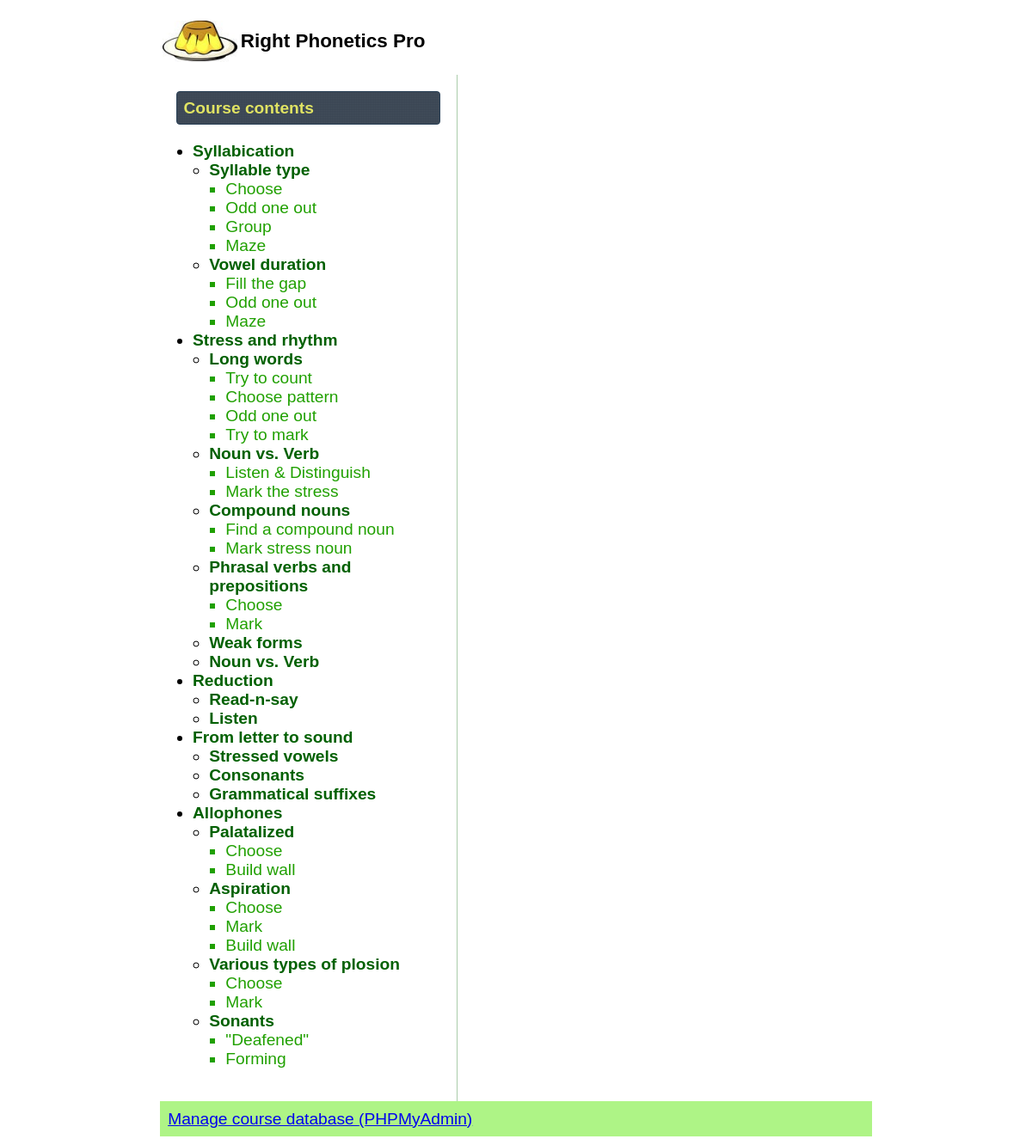
The app's page /course.php, older data.
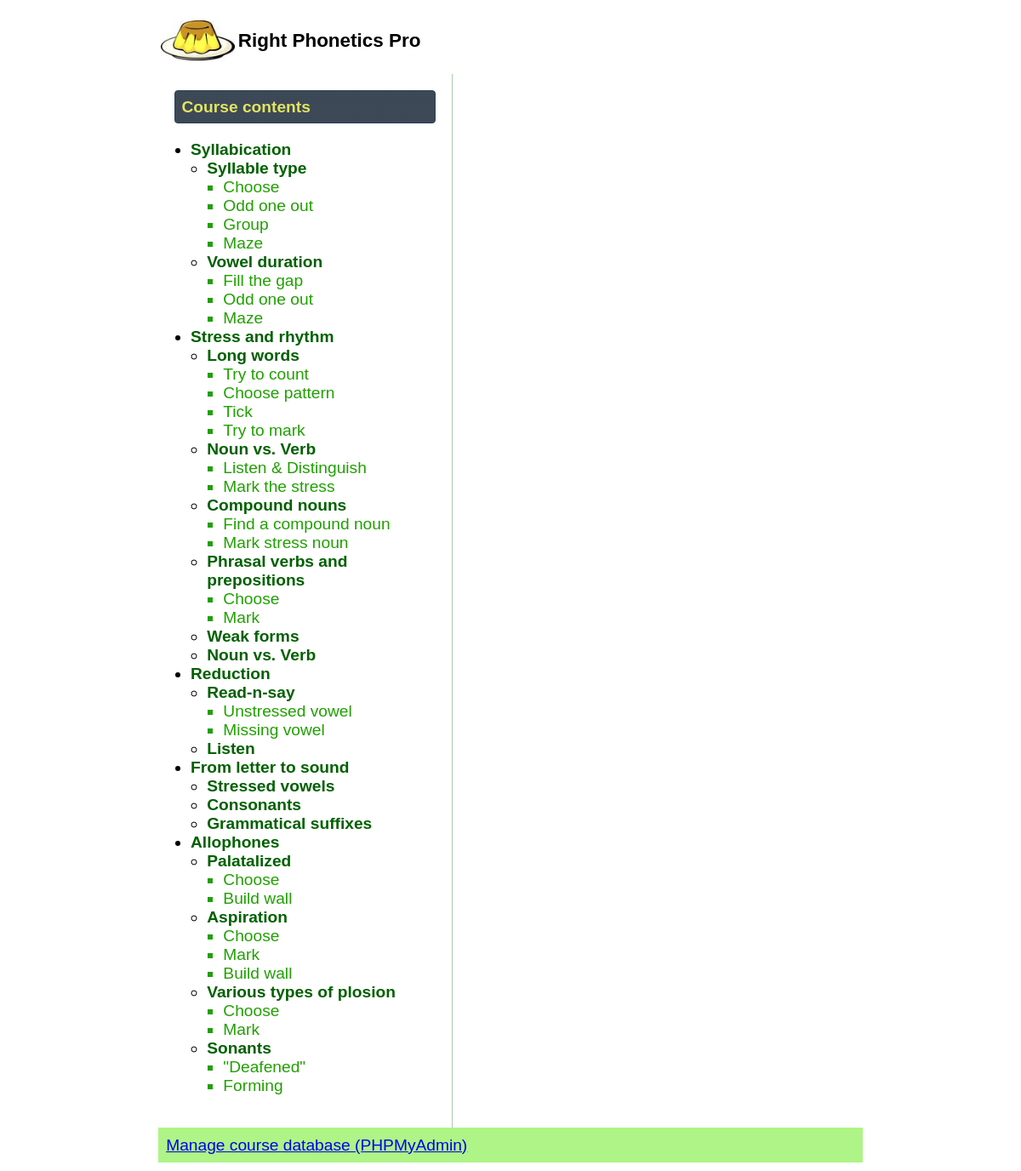
The same page, newer data.
### tables this page shows
create table `exercises`(`id_unit` int, `id_lesson` int, `id_exercise` int, `id_type` int, `name_exercise` varchar(64), `description` varchar(128), `name_internal` varchar(64), primary key(`id_unit`, `id_lesson`, `id_exercise`));

### db_routines.php (called while the page is built, shortened)
<?php
	function GetExercises($unit, $lesson)
	{
		$stmt = 'SELECT * FROM `exercises` WHERE `id_unit`=' . $unit . ' AND `id_lesson`=' . $lesson . ';';
		$res = mysql_query($stmt);
		$items = array();
		while ($row = mysql_fetch_assoc($res))
		{
			$idex = $row['id_exercise'];
			$items[$idex] = array('title' => $row['name_exercise'],
				'desc' => $row['description'],
				'token' => $row['name_internal'],
				'uid' => $idex + 100*$lesson + 10000*$unit);
			if (empty($row['name_exercise']))
			{
				$stmt = 'SELECT `name_exertype` FROM `exercise_types` WHERE `id_exertype`=' . $row['id_type'] . ';';
				$res2 = mysql_query($stmt);
				$et = mysql_fetch_row($res2);
				$items[$idex]['title'] = $et[0];
			}
		}
		return $items;
	}
	function MakeCourseTree()
	{
		$stmt = 'SELECT `id_unit`, `name_unit` FROM `units`;';
		$res1 = mysql_query($stmt);
		$result	= array();
		while ($row1 = mysql_fetch_row($res1))
		{
			$unit = $row1[0];
			$stmt = 'SELECT `id_lesson`, `name_lesson` FROM `lessons` WHERE `id_unit`=' . $unit . ';';
			$res2 = mysql_query($stmt);
			$accum = array();
			while ($row2 = mysql_fetch_row($res2))
			{
				$lesson = $row2[0];
				$accum[$lesson] = array('title' => $row2[1], 'content' => GetExercises($unit, $lesson));
			}
			$result[$unit] = array('title' => $row1[1], 'content' => $accum);
		}
		return $result;
	}
?>

### course.php (the view, shortened to what this page needs)
<?php
	require('./header.php');
	require_once('./db_routines.php');
	$course_tree = MakeCourseTree();
?>
<body>
	<div id="container" class="ui-widget">
		<div class="ui-widget" style="text-align:left; margin-top:0;">
		<table><tr><td><img src="./img/pudding-2.jpg" height="48px"></td><td>
<?php
			echo('<h3>' . APP_NAME . '</h3>');
?>
		</td></tr></table>
		</div>
		<div id="left-panel" class="ui-widget">
<?php
		echo '<div class="ui-widget-header ui-corner-all ui-helper-clearfix" style="padding:0.4em;"><span>Course contents</span></div>';
		echo '<div>';
			echo '<ul id="activity-menu">';
			foreach ($course_tree as $unit => $udata)
			{
				echo '<li><span>' . $udata['title'] . '</span><ul class="unit-menu">';
				foreach ($udata['content'] as $lesson => $ldata)
				{
					echo '<li><span>' . $ldata['title'] . '</span><ul class="lesson-menu">';
					foreach ($ldata['content'] as $exer => $edata)
					{
						echo '<li class="exercise-handle" id="' . $edata['token'] . '" onclick="FetchExercise(\'' . $edata['token'] . '\');">' . $edata['title'] . '</li>';
					}
					echo '</ul></li>';
				}
				echo '</ul></li>';
			}
			echo '</ul>';
		echo '</div>';
?>
		</div>
		<div id="content">
		</div>
		<div id="footer">
<?php
			echo '<div style="display:table;">';
			echo '<div style="display:table-cell;"><a href="' . PMA_LINK . '" target="_blank">Manage course database (PHPMyAdmin)</a></div>';
			echo '</div>';
?>
		</div>
	</div>
</body>
<?php
	require('./footer.php');
?>

### header.php (shortened to what this page needs)
<!DOCTYPE html PUBLIC "-//W3C//DTD XHTML 1.0 Transitional//EN" "http://www.w3.org/TR/xhtml1/DTD/xhtml1-transitional.dtd">
<html xmlns="http://www.w3.org/1999/xhtml" lang="en">
<head>
	<link href="css/custom-theme/jquery-ui-1.10.4.custom.css" rel="stylesheet">
	<link href="css/pagestyle.css" rel="stylesheet" type="text/css" />
</head>

### footer.php
</html>

### css/pagestyle.css (style rules this page uses)
ul { padding-left:1em; }
.collapsible-unit { color:#006000; font-weight:800; text-decoration: none; list-style-image: none; cursor: pointer; }
li.exercise-handle { color:#20a000; }
#container { width:70%; margin:10px auto; }
#content { margin-left: 18em; padding: 1em; min-width: 16em; max-width: 36em; min-height: 600px; }
#left-panel { float: left; width: 16em; margin: 0; padding: 1em; height: 100%; border-right: 1px solid #aca; }
#footer { clear: both; margin: 0; padding: .5em; color: #333; background-color:#aef486; text-align:right; }

Row changes from the older to the newer data that the page shows:
now on this page (row edited): exercises: title "Group", shown under "Syllable type"
now on this page (row edited): exercises: title "Maze", shown under "Syllable type"
now on this page (row edited): exercises: name_exercise "Tick", shown under "Long words"
added exercises: name_exercise "Unstressed vowel", shown under "Read-n-say"
added exercises: name_exercise "Missing vowel", shown under "Read-n-say"
Text that changed along with them:
list line gone: "Group Maze"
list line gone: "Odd one out"
